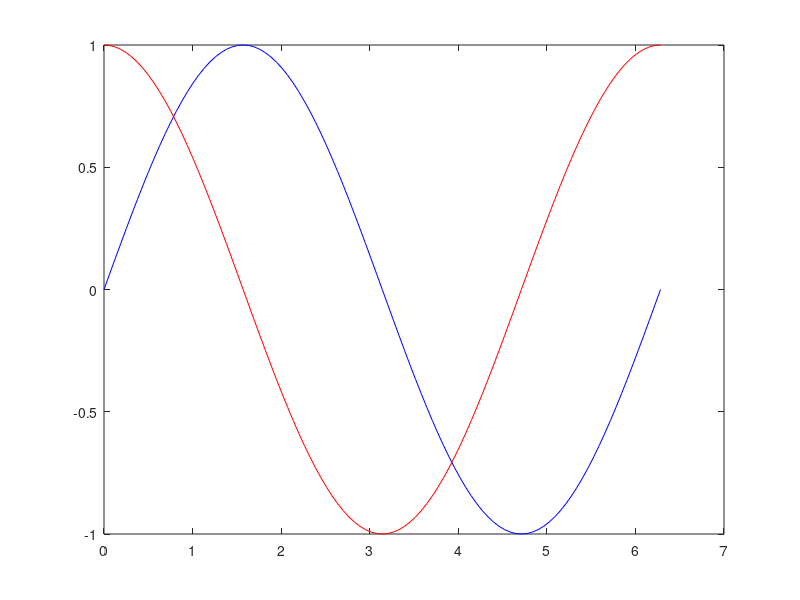
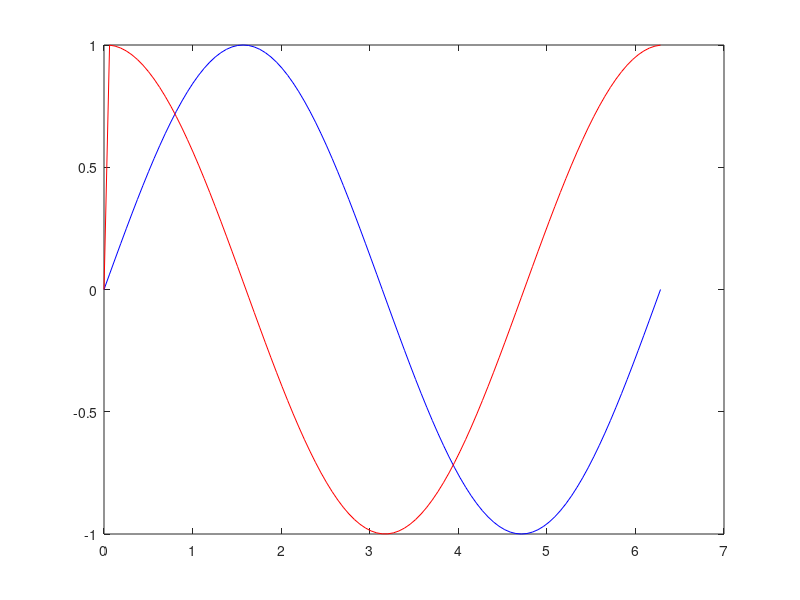
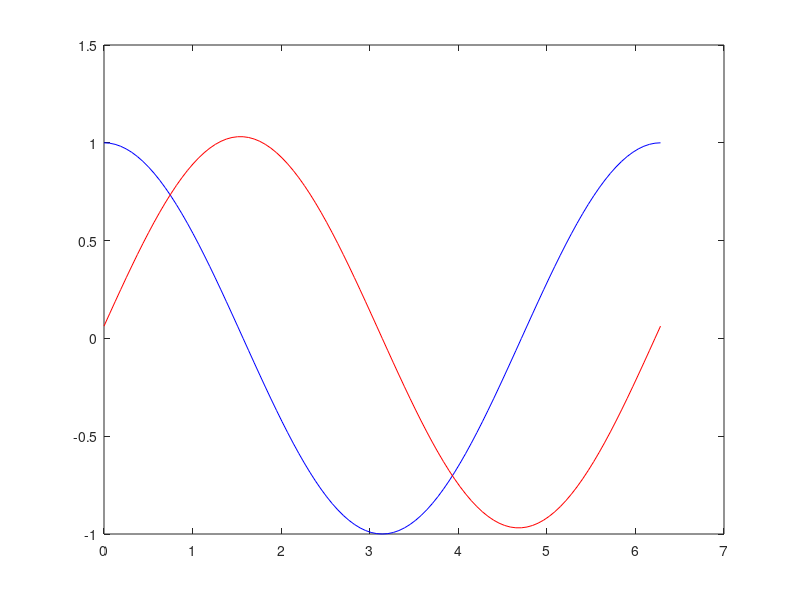

Source code (MATLAB) for these figures, in order:
% 디지털 영역에서의 미적분
clear all;

% Sampling cos sin
fs = 100;
delta = 2*pi/fs;
x = 0:delta:2*pi;

ys = sin(x);
yc = cos(x);

figure(1);
plot(x,ys,'b', x, yc, 'r');

% 이산 신호 미분
dys = diff([0,ys])/(delta); % (f(x+h)-f(x))/h
figure(2);
plot(x,ys, 'b', x, dys, 'r');


% 이산 신호 적분

iyc = cumsum(yc)*delta;
figure(3);
plot(x,yc, 'b', x, iyc, 'r');